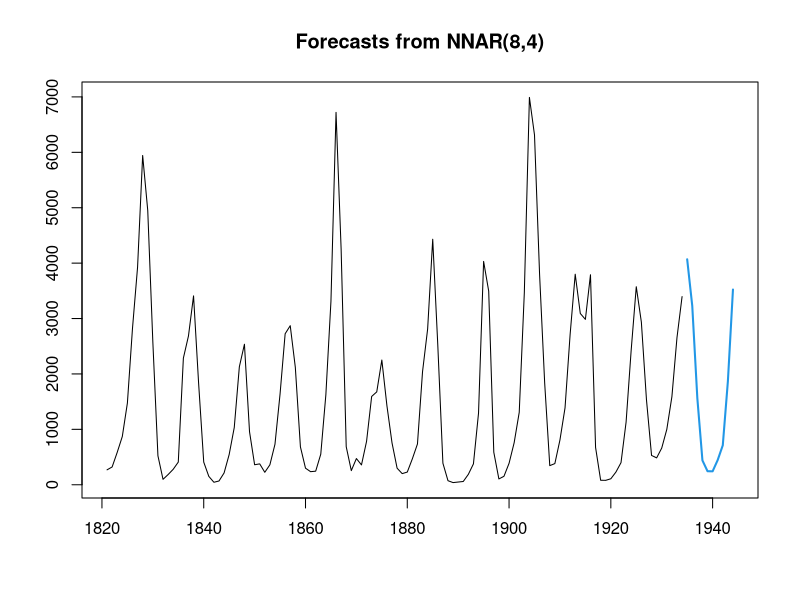
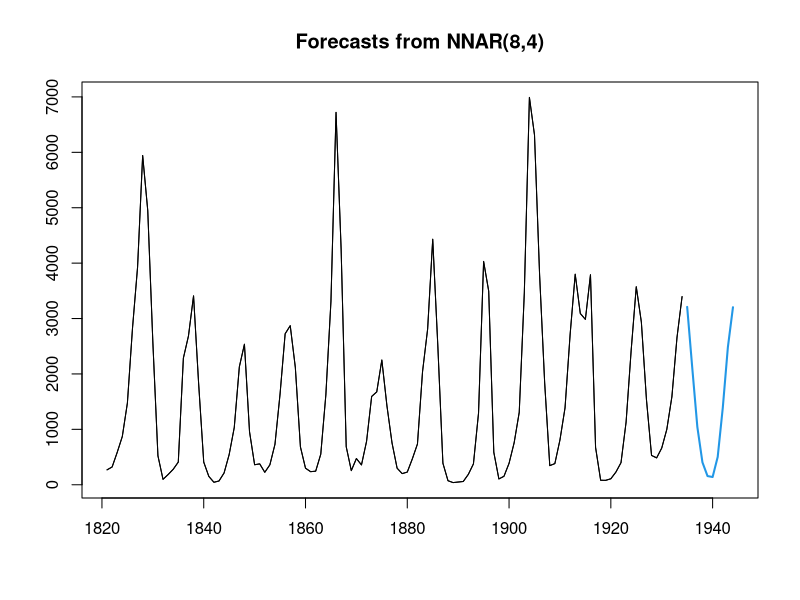
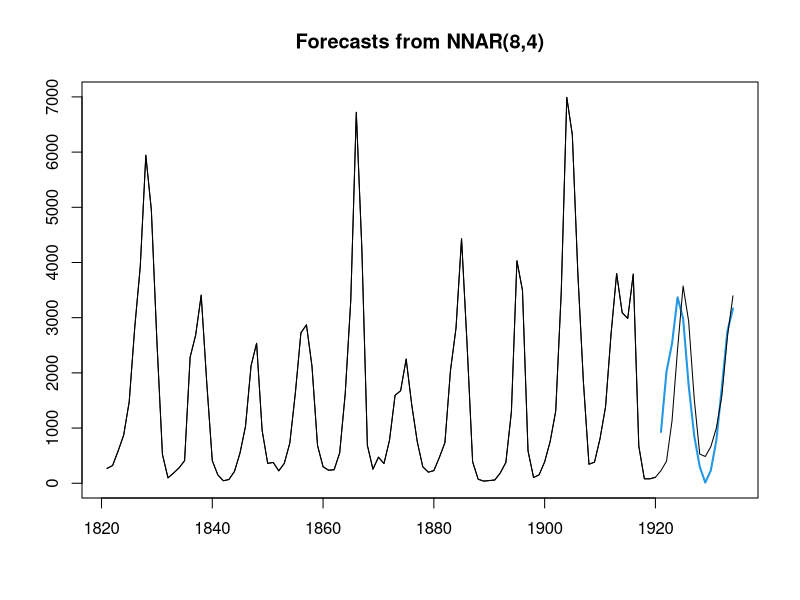

The R source for these figures, in order:
library(forecast)


### Name: nnetar
### Title: Neural Network Time Series Forecasts
### Aliases: nnetar print.nnetar print.nnetarmodels
### Keywords: ts

### ** Examples

fit <- nnetar(lynx)
fcast <- forecast(fit)
plot(fcast)

## Arguments can be passed to nnet()
fit <- nnetar(lynx, decay=0.5, maxit=150)
plot(forecast(fit))
lines(lynx)

## Fit model to first 100 years of lynx data
fit <- nnetar(window(lynx,end=1920), decay=0.5, maxit=150)
plot(forecast(fit,h=14))
lines(lynx)

## Apply fitted model to later data, including all optional arguments
fit2 <- nnetar(window(lynx,start=1921), model=fit)
